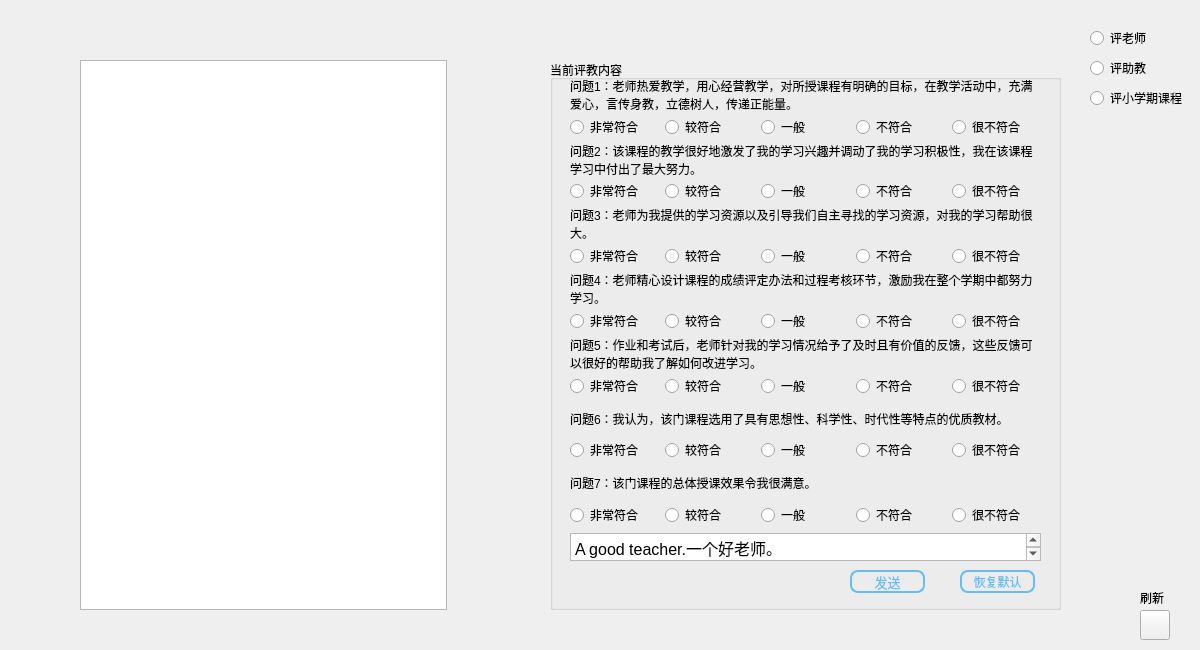
<?xml version="1.0" encoding="UTF-8"?>
<ui version="4.0">
 <class>StackedEvaluationWidget</class>
 <widget class="QWidget" name="StackedEvaluationWidget">
  <property name="geometry">
   <rect>
    <x>0</x>
    <y>0</y>
    <width>1200</width>
    <height>650</height>
   </rect>
  </property>
  <property name="windowTitle">
   <string>Form</string>
  </property>
  <widget class="QLabel" name="label_flush">
   <property name="geometry">
    <rect>
     <x>1140</x>
     <y>590</y>
     <width>50</width>
     <height>16</height>
    </rect>
   </property>
   <property name="frameShape">
    <enum>QFrame::NoFrame</enum>
   </property>
   <property name="text">
    <string>刷新</string>
   </property>
  </widget>
  <widget class="QPushButton" name="pushButton_flush">
   <property name="geometry">
    <rect>
     <x>1140</x>
     <y>610</y>
     <width>30</width>
     <height>30</height>
    </rect>
   </property>
   <property name="styleSheet">
    <string notr="true">QPushButton{
	border-image:url(:/Resources/MainWindow/flush.jpg);
}</string>
   </property>
   <property name="text">
    <string/>
   </property>
  </widget>
  <widget class="QRadioButton" name="radioButton_teacher">
   <property name="geometry">
    <rect>
     <x>1090</x>
     <y>30</y>
     <width>89</width>
     <height>16</height>
    </rect>
   </property>
   <property name="text">
    <string>评老师</string>
   </property>
   <attribute name="buttonGroup">
    <string notr="true">buttonGroup</string>
   </attribute>
  </widget>
  <widget class="QRadioButton" name="radioButton_assistant">
   <property name="geometry">
    <rect>
     <x>1090</x>
     <y>60</y>
     <width>89</width>
     <height>16</height>
    </rect>
   </property>
   <property name="text">
    <string>评助教</string>
   </property>
   <attribute name="buttonGroup">
    <string notr="true">buttonGroup</string>
   </attribute>
  </widget>
  <widget class="QRadioButton" name="radioButton_small_semester">
   <property name="geometry">
    <rect>
     <x>1090</x>
     <y>90</y>
     <width>101</width>
     <height>16</height>
    </rect>
   </property>
   <property name="text">
    <string>评小学期课程</string>
   </property>
   <attribute name="buttonGroup">
    <string notr="true">buttonGroup</string>
   </attribute>
  </widget>
  <widget class="QStackedWidget" name="stackedWidget">
   <property name="geometry">
    <rect>
     <x>0</x>
     <y>0</y>
     <width>1071</width>
     <height>650</height>
    </rect>
   </property>
   <property name="currentIndex">
    <number>0</number>
   </property>
   <widget class="QWidget" name="page_1">
    <widget class="QTableView" name="tableView_evaluation">
     <property name="geometry">
      <rect>
       <x>80</x>
       <y>60</y>
       <width>367</width>
       <height>550</height>
      </rect>
     </property>
    </widget>
    <widget class="QGroupBox" name="groupBox">
     <property name="geometry">
      <rect>
       <x>550</x>
       <y>60</y>
       <width>511</width>
       <height>550</height>
      </rect>
     </property>
     <property name="title">
      <string>当前评教内容</string>
     </property>
     <widget class="QPushButton" name="pushButton_reset">
      <property name="geometry">
       <rect>
        <x>410</x>
        <y>510</y>
        <width>75</width>
        <height>23</height>
       </rect>
      </property>
      <property name="styleSheet">
       <string notr="true">QPushButton {
border: 2px solid ; 
border-radius: 8px; 
border-color:rgb(100,190,245);

font:  9pt;
color:rgb(100,190,245);
}


QPushButton:hover {
border: 2px solid ; 
border-radius: 8px; 
border-color:rgb(100,190,245);
background-color:rgb(200 , 250 , 250);

font:  9pt;
color:rgb(100,190,245);
}


QPushButton:pressed {
border: 2px solid ; 
border-radius: 8px; 
border-color:rgb(100,190,245);
background-color:rgb(200 , 250 , 250);

font:  9pt;
color:rgb(100,190,245);
padding-left:5px;
padding-top:3px;
}
</string>
      </property>
      <property name="text">
       <string>恢复默认</string>
      </property>
     </widget>
     <widget class="QPushButton" name="pushButton_send">
      <property name="geometry">
       <rect>
        <x>300</x>
        <y>510</y>
        <width>75</width>
        <height>23</height>
       </rect>
      </property>
      <property name="styleSheet">
       <string notr="true">QPushButton {
border: 2px solid ; 
border-radius: 8px; 
border-color:rgb(100,190,245);

font:  10pt;
color:rgb(100,190,245);
}


QPushButton:hover {
border: 2px solid ; 
border-radius: 8px; 
border-color:rgb(100,190,245);
background-color:rgb(200 , 250 , 250);

font:  10pt;
color:rgb(100,190,245);
}


QPushButton:pressed {
border: 2px solid ; 
border-radius: 8px; 
border-color:rgb(100,190,245);
background-color:rgb(200 , 250 , 250);

font:  10pt;
color:rgb(100,190,245);
padding-left:5px;
padding-top:3px;
}
</string>
      </property>
      <property name="text">
       <string>发送</string>
      </property>
     </widget>
     <widget class="QWidget" name="gridLayoutWidget">
      <property name="geometry">
       <rect>
        <x>20</x>
        <y>20</y>
        <width>471</width>
        <height>481</height>
       </rect>
      </property>
      <layout class="QGridLayout" name="gridLayout">
       <item row="13" column="4">
        <widget class="QRadioButton" name="radioButton_q7_5">
         <property name="text">
          <string>很不符合</string>
         </property>
         <attribute name="buttonGroup">
          <string notr="true">buttonGroup_7</string>
         </attribute>
        </widget>
       </item>
       <item row="13" column="3">
        <widget class="QRadioButton" name="radioButton_q7_4">
         <property name="text">
          <string>不符合</string>
         </property>
         <attribute name="buttonGroup">
          <string notr="true">buttonGroup_7</string>
         </attribute>
        </widget>
       </item>
       <item row="13" column="1">
        <widget class="QRadioButton" name="radioButton_q7_2">
         <property name="text">
          <string>较符合</string>
         </property>
         <attribute name="buttonGroup">
          <string notr="true">buttonGroup_7</string>
         </attribute>
        </widget>
       </item>
       <item row="13" column="2">
        <widget class="QRadioButton" name="radioButton_q7_3">
         <property name="text">
          <string>一般</string>
         </property>
         <attribute name="buttonGroup">
          <string notr="true">buttonGroup_7</string>
         </attribute>
        </widget>
       </item>
       <item row="12" column="0" colspan="5">
        <widget class="QLabel" name="label_question7">
         <property name="sizePolicy">
          <sizepolicy hsizetype="Preferred" vsizetype="Preferred">
           <horstretch>0</horstretch>
           <verstretch>0</verstretch>
          </sizepolicy>
         </property>
         <property name="minimumSize">
          <size>
           <width>0</width>
           <height>30</height>
          </size>
         </property>
         <property name="text">
          <string>问题7：该门课程的总体授课效果令我很满意。</string>
         </property>
        </widget>
       </item>
       <item row="13" column="0">
        <widget class="QRadioButton" name="radioButton_q7_1">
         <property name="text">
          <string>非常符合</string>
         </property>
         <attribute name="buttonGroup">
          <string notr="true">buttonGroup_7</string>
         </attribute>
        </widget>
       </item>
       <item row="11" column="3">
        <widget class="QRadioButton" name="radioButton_q6_4">
         <property name="text">
          <string>不符合</string>
         </property>
         <attribute name="buttonGroup">
          <string notr="true">buttonGroup_6</string>
         </attribute>
        </widget>
       </item>
       <item row="3" column="2">
        <widget class="QRadioButton" name="radioButton_q2_3">
         <property name="text">
          <string>一般</string>
         </property>
         <attribute name="buttonGroup">
          <string notr="true">buttonGroup_2</string>
         </attribute>
        </widget>
       </item>
       <item row="10" column="0" colspan="5">
        <widget class="QLabel" name="label_question6">
         <property name="sizePolicy">
          <sizepolicy hsizetype="Preferred" vsizetype="Preferred">
           <horstretch>0</horstretch>
           <verstretch>0</verstretch>
          </sizepolicy>
         </property>
         <property name="minimumSize">
          <size>
           <width>0</width>
           <height>30</height>
          </size>
         </property>
         <property name="text">
          <string>问题6：我认为，该门课程选用了具有思想性、科学性、时代性等特点的优质教材。</string>
         </property>
        </widget>
       </item>
       <item row="3" column="3">
        <widget class="QRadioButton" name="radioButton_q2_4">
         <property name="text">
          <string>不符合</string>
         </property>
         <attribute name="buttonGroup">
          <string notr="true">buttonGroup_2</string>
         </attribute>
        </widget>
       </item>
       <item row="2" column="0" colspan="5">
        <widget class="QLabel" name="label_question2">
         <property name="minimumSize">
          <size>
           <width>0</width>
           <height>30</height>
          </size>
         </property>
         <property name="text">
          <string>问题2：该课程的教学很好地激发了我的学习兴趣并调动了我的学习积极性，我在该课程
学习中付出了最大努力。</string>
         </property>
        </widget>
       </item>
       <item row="3" column="0">
        <widget class="QRadioButton" name="radioButton_q2_1">
         <property name="text">
          <string>非常符合</string>
         </property>
         <attribute name="buttonGroup">
          <string notr="true">buttonGroup_2</string>
         </attribute>
        </widget>
       </item>
       <item row="18" column="0" colspan="5">
        <widget class="QTextEdit" name="textEdit">
         <property name="styleSheet">
          <string notr="true">font: 12pt &quot;Arial&quot;;</string>
         </property>
         <property name="html">
          <string>&lt;!DOCTYPE HTML PUBLIC &quot;-//W3C//DTD HTML 4.0//EN&quot; &quot;http://www.w3.org/TR/REC-html40/strict.dtd&quot;&gt;
&lt;html&gt;&lt;head&gt;&lt;meta name=&quot;qrichtext&quot; content=&quot;1&quot; /&gt;&lt;style type=&quot;text/css&quot;&gt;
p, li { white-space: pre-wrap; }
&lt;/style&gt;&lt;/head&gt;&lt;body style=&quot; font-family:'Arial'; font-size:12pt; font-weight:400; font-style:normal;&quot;&gt;
&lt;p style=&quot; margin-top:0px; margin-bottom:0px; margin-left:0px; margin-right:0px; -qt-block-indent:0; text-indent:0px;&quot;&gt;A good teacher.一个好老师。&lt;/p&gt;&lt;/body&gt;&lt;/html&gt;</string>
         </property>
        </widget>
       </item>
       <item row="6" column="0" colspan="5">
        <widget class="QLabel" name="label_question4">
         <property name="minimumSize">
          <size>
           <width>0</width>
           <height>30</height>
          </size>
         </property>
         <property name="text">
          <string>问题4：老师精心设计课程的成绩评定办法和过程考核环节，激励我在整个学期中都努力
学习。</string>
         </property>
        </widget>
       </item>
       <item row="5" column="2">
        <widget class="QRadioButton" name="radioButton_q3_3">
         <property name="text">
          <string>一般</string>
         </property>
         <attribute name="buttonGroup">
          <string notr="true">buttonGroup_3</string>
         </attribute>
        </widget>
       </item>
       <item row="7" column="3">
        <widget class="QRadioButton" name="radioButton_q4_4">
         <property name="text">
          <string>不符合</string>
         </property>
         <attribute name="buttonGroup">
          <string notr="true">buttonGroup_4</string>
         </attribute>
        </widget>
       </item>
       <item row="5" column="3">
        <widget class="QRadioButton" name="radioButton_q3_4">
         <property name="text">
          <string>不符合</string>
         </property>
         <attribute name="buttonGroup">
          <string notr="true">buttonGroup_3</string>
         </attribute>
        </widget>
       </item>
       <item row="7" column="2">
        <widget class="QRadioButton" name="radioButton_q4_3">
         <property name="text">
          <string>一般</string>
         </property>
         <attribute name="buttonGroup">
          <string notr="true">buttonGroup_4</string>
         </attribute>
        </widget>
       </item>
       <item row="7" column="0">
        <widget class="QRadioButton" name="radioButton_q4_1">
         <property name="text">
          <string>非常符合</string>
         </property>
         <attribute name="buttonGroup">
          <string notr="true">buttonGroup_4</string>
         </attribute>
        </widget>
       </item>
       <item row="5" column="1">
        <widget class="QRadioButton" name="radioButton_q3_2">
         <property name="text">
          <string>较符合</string>
         </property>
         <attribute name="buttonGroup">
          <string notr="true">buttonGroup_3</string>
         </attribute>
        </widget>
       </item>
       <item row="9" column="0">
        <widget class="QRadioButton" name="radioButton_q5_1">
         <property name="text">
          <string>非常符合</string>
         </property>
         <attribute name="buttonGroup">
          <string notr="true">buttonGroup_5</string>
         </attribute>
        </widget>
       </item>
       <item row="4" column="0" colspan="5">
        <widget class="QLabel" name="label_question3">
         <property name="minimumSize">
          <size>
           <width>0</width>
           <height>30</height>
          </size>
         </property>
         <property name="text">
          <string>问题3：老师为我提供的学习资源以及引导我们自主寻找的学习资源，对我的学习帮助很
大。</string>
         </property>
        </widget>
       </item>
       <item row="9" column="1">
        <widget class="QRadioButton" name="radioButton_q5_2">
         <property name="text">
          <string>较符合</string>
         </property>
         <attribute name="buttonGroup">
          <string notr="true">buttonGroup_5</string>
         </attribute>
        </widget>
       </item>
       <item row="5" column="0">
        <widget class="QRadioButton" name="radioButton_q3_1">
         <property name="text">
          <string>非常符合</string>
         </property>
         <attribute name="buttonGroup">
          <string notr="true">buttonGroup_3</string>
         </attribute>
        </widget>
       </item>
       <item row="11" column="0">
        <widget class="QRadioButton" name="radioButton_q6_1">
         <property name="text">
          <string>非常符合</string>
         </property>
         <attribute name="buttonGroup">
          <string notr="true">buttonGroup_6</string>
         </attribute>
        </widget>
       </item>
       <item row="8" column="0" colspan="5">
        <widget class="QLabel" name="label_question5">
         <property name="minimumSize">
          <size>
           <width>0</width>
           <height>30</height>
          </size>
         </property>
         <property name="text">
          <string>问题5：作业和考试后，老师针对我的学习情况给予了及时且有价值的反馈，这些反馈可
以很好的帮助我了解如何改进学习。</string>
         </property>
        </widget>
       </item>
       <item row="9" column="2">
        <widget class="QRadioButton" name="radioButton_q5_3">
         <property name="text">
          <string>一般</string>
         </property>
         <attribute name="buttonGroup">
          <string notr="true">buttonGroup_5</string>
         </attribute>
        </widget>
       </item>
       <item row="9" column="3">
        <widget class="QRadioButton" name="radioButton_q5_4">
         <property name="text">
          <string>不符合</string>
         </property>
         <attribute name="buttonGroup">
          <string notr="true">buttonGroup_5</string>
         </attribute>
        </widget>
       </item>
       <item row="1" column="1">
        <widget class="QRadioButton" name="radioButton_q1_2">
         <property name="text">
          <string>较符合</string>
         </property>
         <attribute name="buttonGroup">
          <string notr="true">buttonGroup_1</string>
         </attribute>
        </widget>
       </item>
       <item row="1" column="2">
        <widget class="QRadioButton" name="radioButton_q1_3">
         <property name="text">
          <string>一般</string>
         </property>
         <attribute name="buttonGroup">
          <string notr="true">buttonGroup_1</string>
         </attribute>
        </widget>
       </item>
       <item row="11" column="2">
        <widget class="QRadioButton" name="radioButton_q6_3">
         <property name="text">
          <string>一般</string>
         </property>
         <attribute name="buttonGroup">
          <string notr="true">buttonGroup_6</string>
         </attribute>
        </widget>
       </item>
       <item row="1" column="3">
        <widget class="QRadioButton" name="radioButton_q1_4">
         <property name="text">
          <string>不符合</string>
         </property>
         <attribute name="buttonGroup">
          <string notr="true">buttonGroup_1</string>
         </attribute>
        </widget>
       </item>
       <item row="11" column="1">
        <widget class="QRadioButton" name="radioButton_q6_2">
         <property name="text">
          <string>较符合</string>
         </property>
         <attribute name="buttonGroup">
          <string notr="true">buttonGroup_6</string>
         </attribute>
        </widget>
       </item>
       <item row="1" column="0">
        <widget class="QRadioButton" name="radioButton_q1_1">
         <property name="text">
          <string>非常符合</string>
         </property>
         <attribute name="buttonGroup">
          <string notr="true">buttonGroup_1</string>
         </attribute>
        </widget>
       </item>
       <item row="3" column="4">
        <widget class="QRadioButton" name="radioButton_q2_5">
         <property name="text">
          <string>很不符合</string>
         </property>
         <attribute name="buttonGroup">
          <string notr="true">buttonGroup_2</string>
         </attribute>
        </widget>
       </item>
       <item row="7" column="4">
        <widget class="QRadioButton" name="radioButton_q4_5">
         <property name="text">
          <string>很不符合</string>
         </property>
         <attribute name="buttonGroup">
          <string notr="true">buttonGroup_4</string>
         </attribute>
        </widget>
       </item>
       <item row="5" column="4">
        <widget class="QRadioButton" name="radioButton_q3_5">
         <property name="text">
          <string>很不符合</string>
         </property>
         <attribute name="buttonGroup">
          <string notr="true">buttonGroup_3</string>
         </attribute>
        </widget>
       </item>
       <item row="11" column="4">
        <widget class="QRadioButton" name="radioButton_q6_5">
         <property name="text">
          <string>很不符合</string>
         </property>
         <attribute name="buttonGroup">
          <string notr="true">buttonGroup_6</string>
         </attribute>
        </widget>
       </item>
       <item row="1" column="4">
        <widget class="QRadioButton" name="radioButton_q1_5">
         <property name="text">
          <string>很不符合</string>
         </property>
         <attribute name="buttonGroup">
          <string notr="true">buttonGroup_1</string>
         </attribute>
        </widget>
       </item>
       <item row="9" column="4">
        <widget class="QRadioButton" name="radioButton_q5_5">
         <property name="text">
          <string>很不符合</string>
         </property>
         <attribute name="buttonGroup">
          <string notr="true">buttonGroup_5</string>
         </attribute>
        </widget>
       </item>
       <item row="0" column="0" colspan="5">
        <widget class="QLabel" name="label_question1">
         <property name="minimumSize">
          <size>
           <width>0</width>
           <height>30</height>
          </size>
         </property>
         <property name="text">
          <string>问题1：老师热爱教学，用心经营教学，对所授课程有明确的目标，在教学活动中，充满
爱心，言传身教，立德树人，传递正能量。</string>
         </property>
        </widget>
       </item>
       <item row="7" column="1">
        <widget class="QRadioButton" name="radioButton_q4_2">
         <property name="text">
          <string>较符合</string>
         </property>
         <attribute name="buttonGroup">
          <string notr="true">buttonGroup_4</string>
         </attribute>
        </widget>
       </item>
       <item row="3" column="1">
        <widget class="QRadioButton" name="radioButton_q2_2">
         <property name="text">
          <string>较符合</string>
         </property>
         <attribute name="buttonGroup">
          <string notr="true">buttonGroup_2</string>
         </attribute>
        </widget>
       </item>
      </layout>
     </widget>
    </widget>
   </widget>
   <widget class="QWidget" name="page_2">
    <widget class="QLabel" name="label_physics_infomation">
     <property name="geometry">
      <rect>
       <x>90</x>
       <y>200</y>
       <width>851</width>
       <height>221</height>
      </rect>
     </property>
     <property name="styleSheet">
      <string notr="true">QLabel {
    border: 1px solid ; 
    border-radius: 12px; 
}</string>
     </property>
     <property name="text">
      <string>针对小学期的功能需要调整，暂时还没做，切记先手动将小学期的课程评教，否则会出现“神奇”的事情。</string>
     </property>
     <property name="alignment">
      <set>Qt::AlignCenter</set>
     </property>
    </widget>
    <widget class="QLabel" name="label_warning">
     <property name="geometry">
      <rect>
       <x>110</x>
       <y>210</y>
       <width>51</width>
       <height>51</height>
      </rect>
     </property>
     <property name="styleSheet">
      <string notr="true">QLabel {
	border-image: url(:/Resources/MainWindow/warning.png);
}</string>
     </property>
     <property name="lineWidth">
      <number>0</number>
     </property>
     <property name="text">
      <string/>
     </property>
     <property name="alignment">
      <set>Qt::AlignCenter</set>
     </property>
     <property name="margin">
      <number>0</number>
     </property>
     <property name="indent">
      <number>0</number>
     </property>
    </widget>
   </widget>
  </widget>
 </widget>
 <resources/>
 <connections/>
 <buttongroups>
  <buttongroup name="buttonGroup_2"/>
  <buttongroup name="buttonGroup"/>
  <buttongroup name="buttonGroup_7"/>
  <buttongroup name="buttonGroup_4"/>
  <buttongroup name="buttonGroup_5"/>
  <buttongroup name="buttonGroup_1"/>
  <buttongroup name="buttonGroup_3"/>
  <buttongroup name="buttonGroup_6"/>
 </buttongroups>
</ui>
